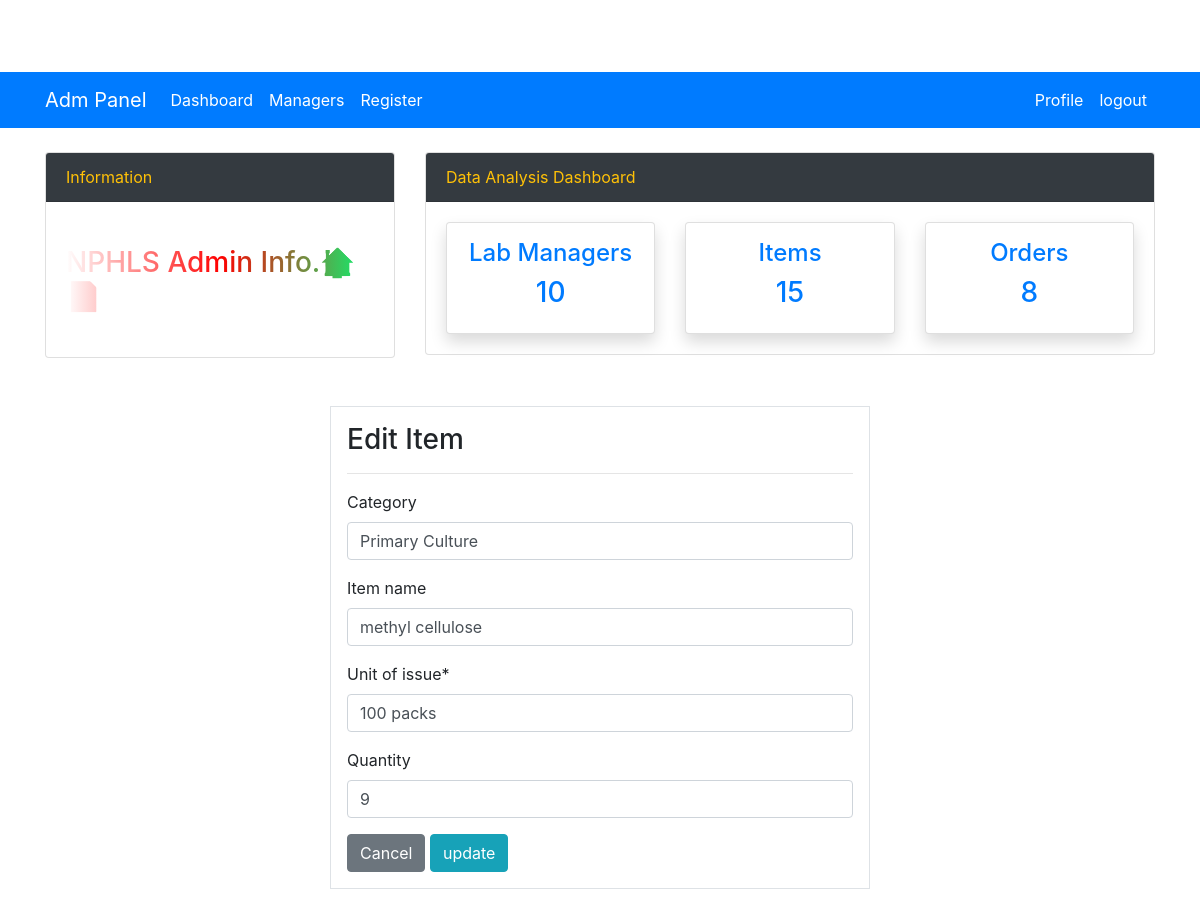
The app's page /update_item/1/ with its own data.
### stock/models.py (models this page shows, shortened)
class Products(models.Model):
    lab = models.ForeignKey(Lab, on_delete=models.CASCADE, related_name="products", null=True, blank=True)
    category = models.CharField(max_length=50, blank=True, null=True)
    item_name = models.CharField(max_length=50, blank=True, null=True)
    quantity = models.IntegerField(default=0, blank=True, null=True)
    reorder_level = models.IntegerField(default=0, blank=True, null=True)
    unit_of_issue = models.CharField(max_length=20, default='DEFAULT_UNIT')
    created_by = models.ForeignKey(User, on_delete=models.SET_NULL, null=True, blank=True)
    last_updated = models.DateTimeField(auto_now=True)
    timestamp = models.DateTimeField(auto_now_add=True)
    class Meta:
        verbose_name_plural = "Products"

### stock/views.py (the view)
# urls.py: path('update_item/<int:pk>/',views.editProduct,name="edit-item"),
def editProduct(request, pk):
    item = Products.objects.get(id=pk)
    if request.method == 'POST':
        form = ProductCreateForm(request.POST,instance = item)
        if form.is_valid():
            form.save()
            messages.success(request,'Product updated successfully')
            return redirect('adm_add_items')
    else:
        form = ProductCreateForm(instance=item)
    context = {
        'form':form,
        'item':item
    }
    return render(request,'dashboard/update_item.html',context)

### stock/forms.py
class ProductCreateForm(forms.ModelForm):
    class Meta:
      model = Products
      fields = ['category','item_name','unit_of_issue','quantity']

### stock/templates/dashboard/update_item.html (shortened to what this page needs)
{% extends 'partials/base-adm.html' %}
{% block content %}
{% load crispy_forms_tags %}
<div class="container">
    <div class="row mt-5">
        <div class="col-md-6 offset-md-3">
            <div class="border bg-white p-3">
                <h3>Edit Item</h3>
                <hr>
                <form action="" method="POST">
                    {{form|crispy}}
                    <a class="btn btn-secondary" href="{% url 'adm_add_items' %}">Cancel</a>
                    <input class="btn btn-info" type="submit" value="update">
                </form>
            </div>
        </div>
    </div>
</div>
{% endblock %}

### stock/static/css/stylesheet.css (style rules this page uses)
body { background-color: whitesmoke; }

### stock/static/css/navbar-top-fixed.css (style rules this page uses)
body { min-height: 75rem; padding-top: 4.5rem; }

### stock/templates/partials/base-adm.html (style rules this page uses)
body { margin-top:0px; }

### records on screen
Products: category "Primary Culture", item_name "methyl cellulose", unit_of_issue "100 packs", quantity "9"
